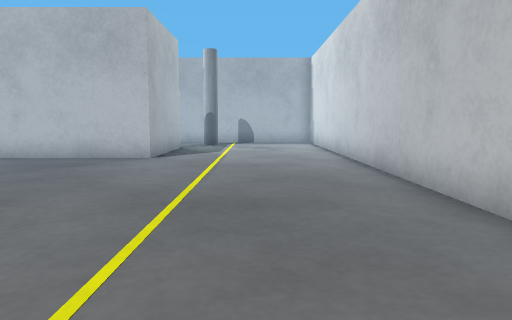
view 1 (above)

19 first-person views from a walk through a world built for the Webots simulator. The camera is 0.5 m above the floor, tilts 6° down and sees 70° across. The floor is counted in squares, 0.5 m on a side. Each view is taken from the middle of a square. On the plan, view 1 faces up. The plan holds only what a view shows up to about 13 squares ahead; the rest is blank. The place goes on beyond the plan. The robots in the file are not drawn.

view 2
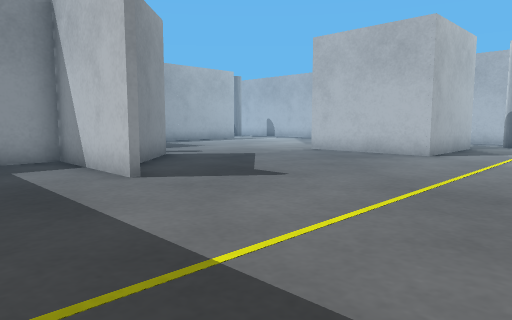

view 3
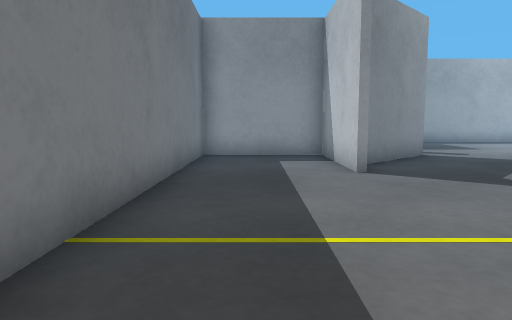

view 4
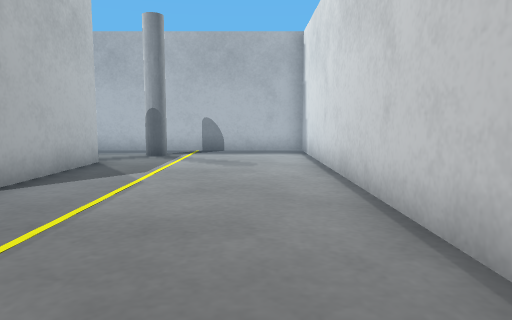

view 5
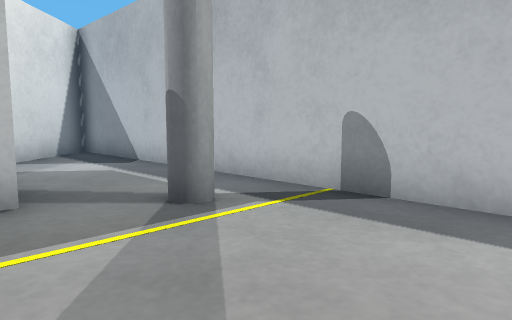

view 6
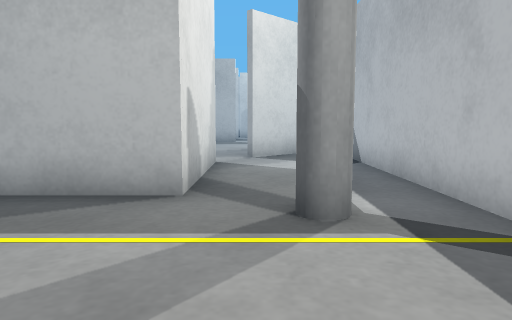

view 7
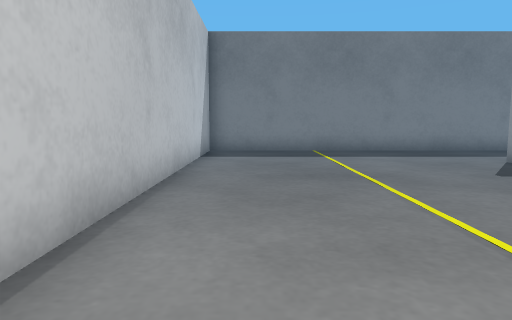

view 8
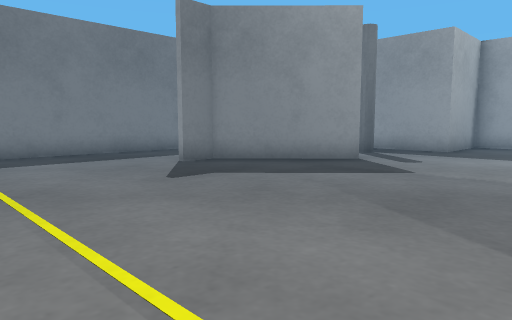

view 9
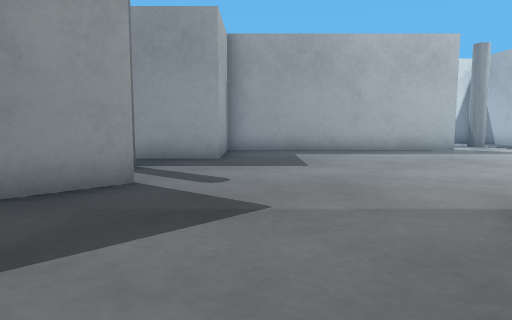

view 10
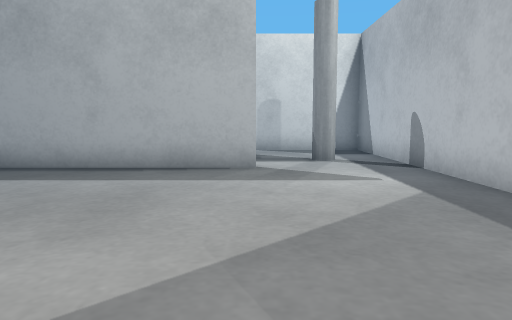

view 11
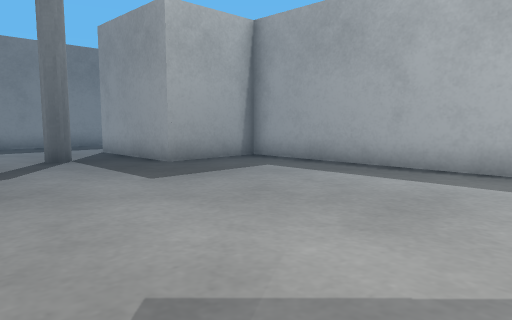

view 12
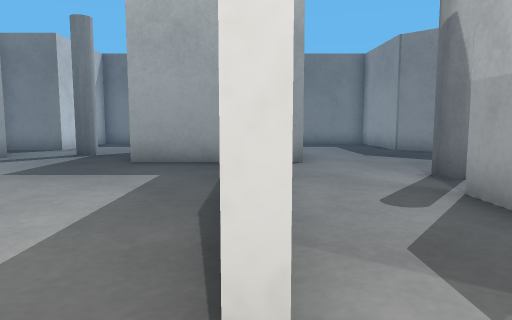

view 13
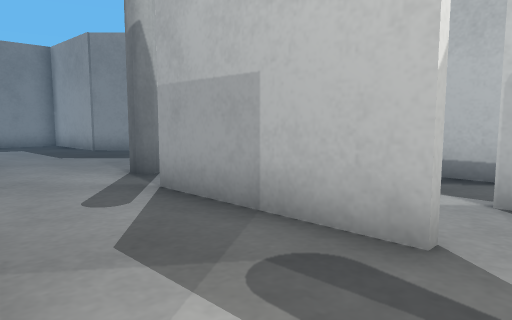

view 14
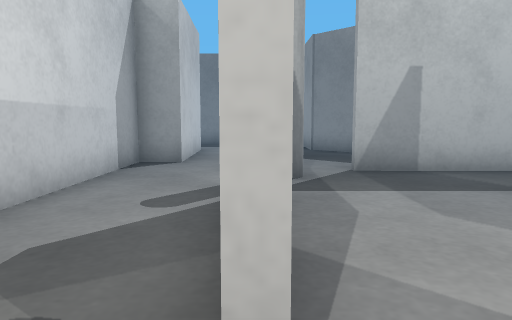

view 15
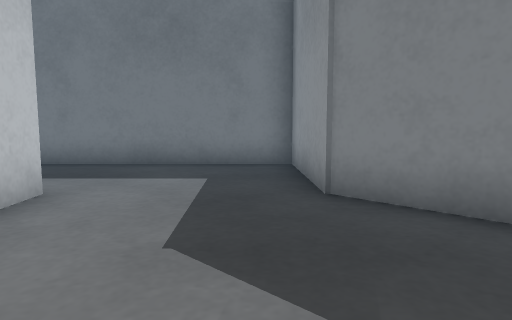

view 16
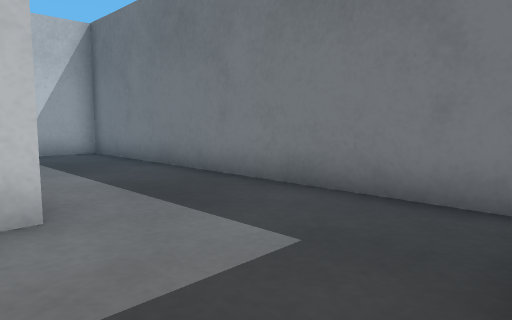

view 17
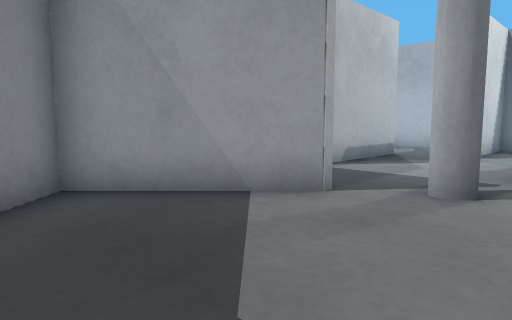

view 18
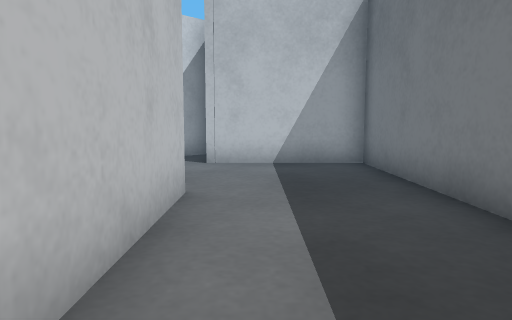

view 19
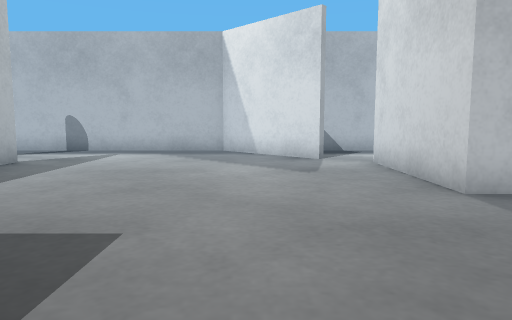

### Floor plan
Points are (right, up) in squares from view 1. A wall is a line through its corners. A room is listed if a view was taken in it or the views show most of it. See-through windows are left out.
Room 1 (views 1, 2, 3, 4, 5, 6, 7, 8, 9)
walls: (-5.1, 2) (-9.2, 2); (-9, 5.1) (-6.2, 2.2) (-5.1, 2.2); (-7.1, 14) (-2.9, 14) (-2.9, 10) (-7.1, 10); (-9, 2) (-9, -1.6) (2.6, -1.6) (2.6, 17.6) (-10.8, 17.6) (-8.1, 14.9)
ways out: opening at (-8, 7.5) to room 2; opening at (-8, 15) to room 2
objects: grey pole (-2, 16)
Room 2 (views 10, 11, 12, 13, 19)
walls: (-7.1, 10) (-7.1, 14); (-15.9, 14.1) (-15.9, 6); (-8.3, 14.7) (-11.1, 17.6) (-16.5, 17.6); (-17.2, 6) (-12.9, 6) (-12.9, 2); (-9.2, 2.2) (-7.2, 2.2); (-6.7, 2.4) (-7.4, 3.2)
ways out: opening at (-8, 7.5) to room 1; opening at (-8, 15) to room 1; opening at (-16, 16) to room 3; opening at (-11, 2) to room 3
objects: grey pole (-11, 4)
Room 3 (views 14, 15, 16, 17, 18)
walls: (-16.1, 6) (-16.1, 11); (-21, 7.4) (-23.7, 4.7) (-21, 2); (-17, 1.9) (-17.2, 6); (-23.5, 7.6) (-21, 7.6); (-20.9, 2.1) (-20.9, -1.6) (-9.2, -1.6) (-9.2, 2.2); (-12.9, 2) (-16.7, 2); (-18.9, 14.1) (-18.9, 10); (-23, 14.1) (-23, 10.6); (-16.5, 17.6) (-20.9, 17.6) (-20.9, 14)
ways out: opening at (-16, 16) to room 2; opening at (-11, 2) to room 2; gap at (-19, 10)
objects: grey pole (-20, 8) to (-19, 8); grey pole (-18, 16) to (-17, 16)

Where each view was taken, in squares from view 1:
view 1: 0 up, 0 right, facing up
view 2: 1 down, 1 right, facing up-left
view 3: 0 up, 2 right, facing left
view 4: 5 up, 1 right, facing up
view 5: 13 up, 2 right, facing up-left
view 6: 15 up, 2 right, facing left
view 7: 11 up, 1 right, facing down
view 8: 10 up, 0 right, facing down-left
view 9: 7 up, 3 left, facing left
view 10: 14 up, 8 left, facing left
view 11: 14 up, 8 left, facing down-left
view 12: 15 up, 16 left, facing down
view 13: 15 up, 16 left, facing down-left
view 14: 15 up, 19 left, facing down
view 15: 7 up, 20 left, facing down
view 16: 3 up, 21 left, facing down-right
view 17: 3 up, 18 left, facing up-left
view 18: 1 up, 18 left, facing right
view 19: 5 up, 10 left, facing up
